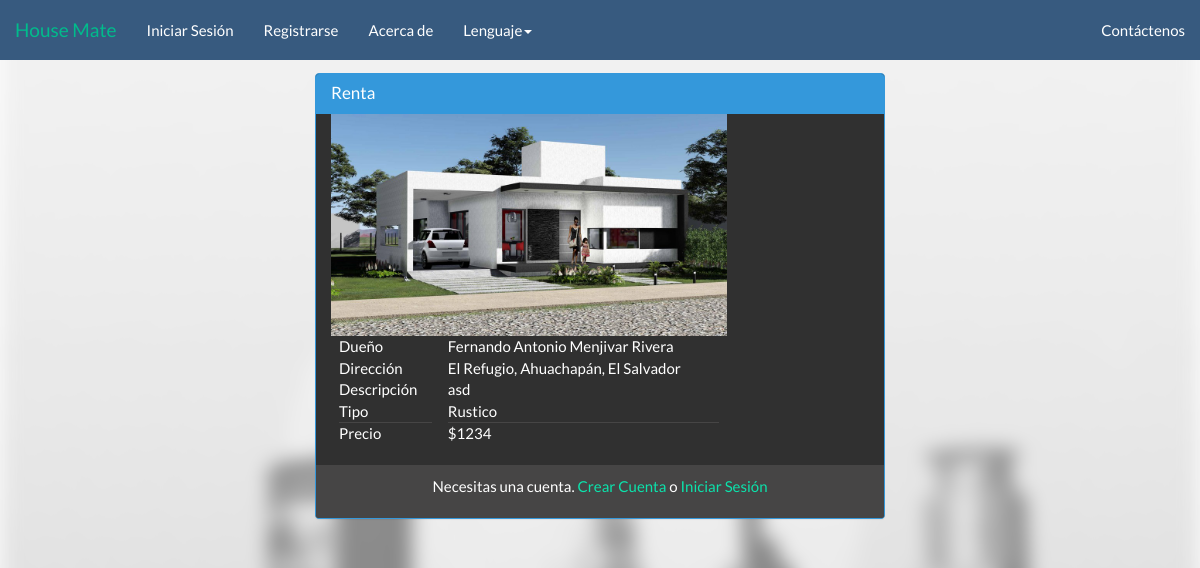
The app's page /HouseMate2_2/inmueble.php?IdInmueble=3, older data.
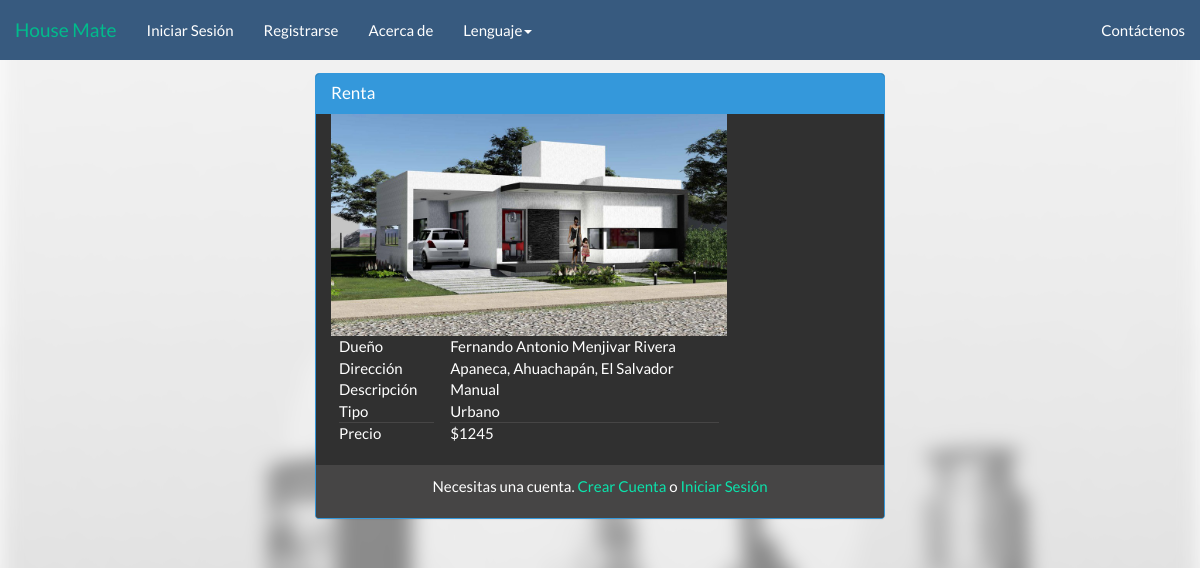
The same page, newer data.
### tables this page shows
CREATE TABLE IF NOT EXISTS `inmueble` (
  `IdInmueble` varchar(5) NOT NULL,
  `Dueno` varchar(5) DEFAULT NULL,
  `Direccion` varchar(140) NOT NULL,
  `Descripcion` varchar(140) NOT NULL,
  `VentaRenta` int(1) NOT NULL,
  `Tipopropiedad` int(1) NOT NULL,
  `Precio` varchar(20) NOT NULL,
  `Imagen` varchar(100) NOT NULL,
  `DescDire` text,
  `estado` varchar(1) NOT NULL,
  `areadeterreno` varchar(15) NOT NULL,
  `areadeconstruc` varchar(15) NOT NULL,
  `aprovado` varchar(1) NOT NULL,
  `age` varchar(2) NOT NULL,
  `valuo1` varchar(15) NOT NULL,
  `valuo2` varchar(15) NOT NULL,
  `total` varchar(20) NOT NULL,
  `remaining` varchar(2) NOT NULL
);

CREATE TABLE IF NOT EXISTS `tbusuario` (
  `idUsuario` varchar(5) NOT NULL DEFAULT '',
  `nombre` varchar(20) DEFAULT NULL,
  `apellido` varchar(20) DEFAULT NULL,
  `fechanac` date NOT NULL,
  `correo` varchar(50) DEFAULT NULL,
  `usuario` varchar(20) DEFAULT NULL,
  `contra` varchar(20) DEFAULT NULL,
  `tipo` int(1) DEFAULT NULL,
  `image` varchar(50) DEFAULT NULL
);

### HouseMate2_2/Call/Lenguaje/Idiomas/langes.php (called while the page is built, shortened)
<?php
$lang = array();
$lang['peritada'] = "Peritada";
$lang['denor'] = "Resultado :";
$lang['Constr'] ="Construcción";
$lang['lot'] = "Terreno";
$lang['lotvalue'] = "Valor de terreno";
$lang['builvalue'] = "Valor construcción";
$lang['VU'] = "Valor unitario";
$lang['FE'] = "Estado de conservación";
$lang['FD'] = "Factor depreciación";
$lang['VNR'] = "Valor neto";
$lang['VNR'] = "Valor neto nuevo";
$lang['FFU'] = "Factor funcionalidad";
$lang['VUR'] = "Vida útil remanente";
$lang['ValuoR'] = "Valuar inmueble";
$lang['Valuo'] = "Valuar";
$lang['agev'] = "Vida útil";
$lang['ages'] = "Age";
$lang['age'] = "Edad de construcción";
$lang['NoTa'] = "Tags normales";
$lang['NoTa2'] = "Tags extras";
$lang['are'] = "Área";
$lang['area1'] = "Área de terreno";
$lang['area2'] = "Área construcción";
$lang['esta1'] = "Nuevo";
$lang['esta2'] = "Bueno";
$lang['esta3'] = "Medio";
$lang['esta4'] = "Regular";
$lang['esta5'] = "Reparaciones sencillas";
$lang['esta6'] = "Reparaciones medias";
$lang['esta7'] = "Reparaciones importantes";
$lang['esta8'] = "Reparaciones cruciales";
$lang['esta9'] = "En desecho";
$lang['esta10'] = "Inrreversible";
$lang['ME'] = "Modifciar empresa";
$lang['Titulo'] = "Título";
$lang['TY'] = "No puedes repetir un título";
$lang['Request'] = "Solicitar";
$lang['Start'] = "Inicio";
$lang['Anuncios'] = "Anuncio";
$lang['UpgradeM'] = "Mejorar";
$lang['accept'] = "Aceptar";
$lang['No'] = "Rechazar";
$lang['mensaje'] = "Mensaje";
$lang['YTE'] = "Ya tiene una empresa";
$lang['TE'] = "Tiene una empresa";
$lang['Need'] = "No tengo cuenta";
$lang['Page_title'] = 'House Mate';
$lang['Cuenta'] = 'Registrarse';
$lang['Acerca'] = 'Acerca de';
$lang['Config'] = 'Configuración';
$lang['Informacion'] = 'Información';
$lang['Solicitud'] = "Solicitud";
$lang['Status'] = "Estado";
$lang['aprovado'] = "Aprovado";
$lang['naprovado'] = "No aprovado";
$lang['compose'] = "Enviar";
$lang['nocuentaop'] = "Para poder acceder a estas funciones debes mejorar tu cuenta";
$lang['Aqui'] = "Aqui!!";
$lang['new-empresa'] = " esta interesado en ti";
?>

### HouseMate2_2/inmueble.php (the view, shortened to what the changed rows need)
<!DOCTYPE HTML>
<?php
require ("Call/Lenguaje/lenguaje.php");
?>
<html>
<head>
   <?php
    include "Call/spr.php";
?>
</head>
<body>
<?php
if(isset($_SESSION['tip']))
{
	switch($_SESSION['tip'])
	{
		case 1:
		include("Header/barranav2.php");
		break;
		case 2:
		break;
		case 3:
        include("Header/barranav3.php");
		break;
		case 4:
		include("Header/barranav6.php");
		break;
		default:
		include "Header/barranav0.php";
		break;
	}
}
else
{
	include "Header/barranav0.php";
}
?>
<div id="main">
    <div class="row">
    <?php
        $casa = $_GET['IdInmueble'];
        $consulta = ( "select inmueble.*, tbusuario.IdUsuario, tbusuario.nombre, tbusuario.apellido from inmueble  left join tbusuario on inmueble.Dueno = tbusuario.idUsuario WHERE inmueble.IdInmueble = '$casa'");
        $cs = mysql_query($consulta);
        while ($row=mysql_fetch_array($cs)){
    ?>
        <div class="col-xs-12 col-sm-12 col-md-6 col-lg-6 col-xs-offset-0 col-sm-offset-0 col-md-offset-3 col-lg-offset-3 toppad" >
          <div class="panel panel-info">
            <div class="panel-heading">
                <h3 class="panel-title">
                    <?php
                        if($row['VentaRenta'] == "1"){
                            echo $lang['Venta'];
                        }
                        else{
                            echo $lang['Renta'];
                        }
                    ?>
                </h3>
            </div>
            <div class="panel-body">
            <center>
                  <div class="row">
                    <div class=" col-md-9 col-lg-9 ">
                        <img src="<?php echo $row['Imagen'] ?>" height="100%" width="100%">
                    <table class="table table-user-information">
                    <tbody>
                      <tr>
                        <td><?php echo $lang['Duen'];?></td>
                        <td><?php echo $row['nombre']." ".$row['apellido'] ?></td>
                      </tr>
                        <tr>
                        <td><?php echo $lang['Direccion'];?></td>
                        <td><?php echo $row['Direccion'] ?></td>
                        </tr>
                      <tr>
                        <td><?php echo $lang['Descripcion'];?></td>
                        <td><?php echo $row['Descripcion'] ?></td>
                      </tr>
                      <tr>
                        <td><?php echo $lang['tipo'];?></td>
                        <td><?php
                            if($row['Tipopropiedad'] == 1){
                                echo $lang['Urbana'];
                            }elseif($row['Tipopropiedad'] == 2){
                                echo $lang['Rustico'];
                            }
                            ?>
                        </td>
                      </tr>
                      <tr>
                        <td><hr><?php echo $lang['precio'];?></td>
                        <td><hr>$<?php echo $row['Precio'] ?></td>
                      </tr>
                    </tbody>
                  </table>
                    </div>
                  </div>
            </div>
            <div class="panel-footer">
                <center>
								<?php
                                if(isset($_SESSION['id']))
                                {
                                    $inmueble = $row['IdInmueble'];
                                    $link = "convenio.php?IdInmueble=".$inmueble;
                                    echo "<a href='".$link."' name='mejorar' class='btn btn-primary' >".$lang['Offer']."</a>";
                                }
                                else
                                {
                                    echo "<p> ".$lang['sin-cuenta']." <a name='crear' href='inicio.php'>".$lang['Crear-Cuenta']."</a>".$lang['o']."<a type='button' class='pointerclick' data-toggle='modal' data-target='#myModal' >".$lang['Iniciar-Sesion']."</a></p>";
                                }
								?>
            <?php
                }
            ?>
                </center>
            </div>
            </div>
        </div>
        </div>
    </div>
</body>
</html>

Row changes from the older to the newer data that the page shows:
changed inmueble "Fernando Antonio": Direccion "El Refugio, Ahuachapán, El Salvador" → "Apaneca, Ahuachapán, El Salvador"; Descripcion "asd" → "Manual"; Precio "1234" → "1245"
